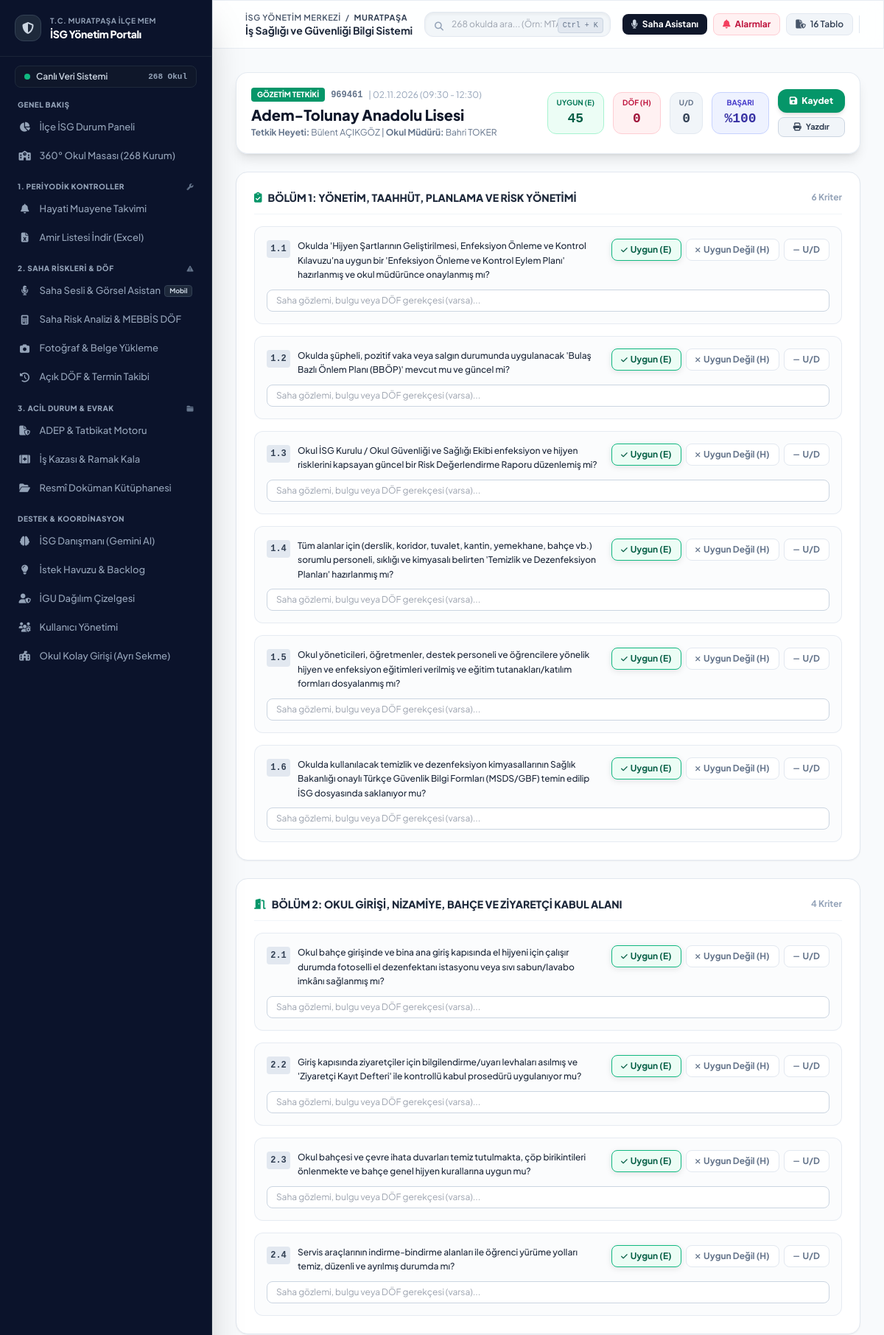
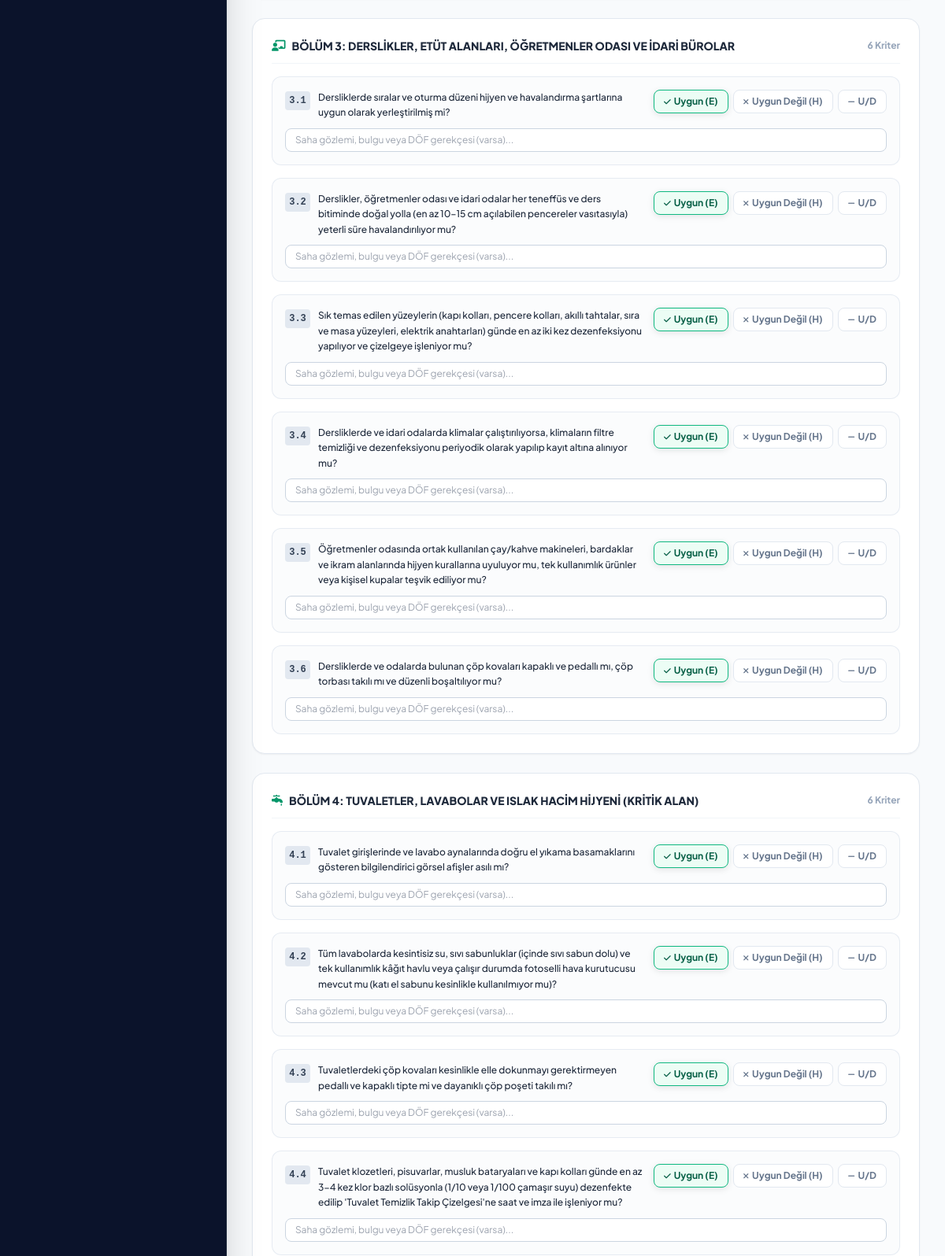
Screenshot of /okulum-temiz/form/4 (signed in, upper part) with the database file from the repository (2 pictures, top to bottom).
### tables this page shows
CREATE TABLE okulum_temiz_audits (
        id INTEGER PRIMARY KEY AUTOINCREMENT,
        school_id INTEGER REFERENCES schools(id) ON DELETE CASCADE,
        tetkik_tarihi TEXT,
        tetkik_saati TEXT DEFAULT '09:30 - 12:30',
        tetkikciler TEXT DEFAULT 'Ramazan ERYILDIZ & Havva AKSU',
        tetkik_turu TEXT DEFAULT 'Gözetim',
        kriter_sonuclari TEXT,
        dof_sayisi INTEGER DEFAULT 0,
        dof_maddeleri TEXT,
        dof_termini TEXT,
        sonuc TEXT DEFAULT 'Planlandı' CHECK(sonuc IN ('Planlandı', 'BELGE_VERILMESI_UYGUN', 'SARTLI_UYGUN_DOF', 'UYGUN_DEGIL')),
        notlar TEXT,
        created_at TIMESTAMP DEFAULT CURRENT_TIMESTAMP
    );

CREATE TABLE schools (
        id INTEGER PRIMARY KEY AUTOINCREMENT,
        kurum_kodu TEXT UNIQUE NOT NULL,
        kurum_adi TEXT NOT NULL,
        kurum_statusu TEXT,
        bagli_birim TEXT,
        kurum_turu TEXT,
        oncelik_derecesi INTEGER DEFAULT 3,
        tehlike_sinifi TEXT DEFAULT 'Az Tehlikeli',
        adres TEXT,
        telefon TEXT,
        mudur_ad_soyad TEXT,
        mudur_tel TEXT,
        isveren_vekili_ad_soyad TEXT,
        isveren_vekili_tel TEXT,
        sorumlu_uzman_id INTEGER REFERENCES users(id),
        created_at TIMESTAMP DEFAULT CURRENT_TIMESTAMP
    , portal_sifre TEXT DEFAULT 'isg2026', access_token TEXT, ogrenci_sayisi INTEGER DEFAULT 0, ogretmen_sayisi INTEGER DEFAULT 0, derslik_sayisi INTEGER DEFAULT 0, bina_sayisi INTEGER DEFAULT 1, eposta TEXT, son_veri_giris_tarihi TEXT, son_veri_giren_kisi TEXT, personel_sayisi INTEGER DEFAULT 0, aylik_hizmet_suresi_dk INTEGER DEFAULT 0, meb_olcek_puani REAL, kolluk_puani REAL, toplam_guvenlik_puani REAL, siginak_var_mi TEXT DEFAULT 'Yok', siginak_kapasite_kisi INTEGER DEFAULT 0, siginak_alan_m2 INTEGER DEFAULT 0, is_active_school INTEGER DEFAULT 1, kategori TEXT DEFAULT 'RESMI', genel_mudurluk TEXT, kademe TEXT, kolluk_sorumluluk_bolgesi TEXT DEFAULT 'Muratpaşa İlçe Emniyet Müdürlüğü', koordinat TEXT);

### app.py (the view)
@app.get("/okulum-temiz/form/{audit_id}", response_class=HTMLResponse)
def okulum_temiz_form_page(request: Request, audit_id: int):
    user = get_current_user(request)
    if not user:
        return RedirectResponse("/login", status_code=303)
    conn = get_db()
    c = conn.cursor()
    c.execute("""
        SELECT a.*, s.kurum_adi, s.kurum_kodu, s.kurum_turu, s.kademe, s.mudur_ad_soyad, s.mudur_tel
        FROM okulum_temiz_audits a
        JOIN schools s ON a.school_id = s.id
        WHERE a.id = ?
    """, (audit_id,))
    audit = c.fetchone()
    conn.close()
    if not audit:
        raise HTTPException(status_code=404, detail="Tetkik bulunamadı.")
    results = {}
    if audit['kriter_sonuclari']:
        try:
            results = json.loads(audit['kriter_sonuclari'])
        except Exception:
            results = {}
    return templates.TemplateResponse(request=request, name="okulum_temiz_form.html", context={
        "user": user,
        "audit": audit,
        "sections": OKULUM_TEMIZ_SECTIONS,
        "results": results,
        "active_page": "okulum_temiz"
    })

### templates/okulum_temiz_form.html (shortened to what this page needs)
{% extends "base.html" %}
{% block content %}
<div class="space-y-6">
    <div class="sticky top-2 z-40 bg-white/95 backdrop-blur-md rounded-2xl p-4 sm:p-5 shadow-lg border border-slate-200/90 flex flex-col md:flex-row md:items-center justify-between gap-4">
        <div>
            <div class="flex items-center gap-2">
                <span class="px-2 py-0.5 rounded text-[10px] font-extrabold uppercase bg-emerald-600 text-white">
                    {{ audit.tetkik_turu }} Tetkiki
                </span>
                <span class="text-xs font-mono text-slate-500 font-bold">{{ audit.kurum_kodu }}</span>
                <span class="text-xs text-slate-400">| {{ audit.tetkik_tarihi }} ({{ audit.tetkik_saati }})</span>
            </div>
            <h1 class="text-lg sm:text-xl font-extrabold text-slate-900 mt-1">
                {{ audit.kurum_adi }}
            </h1>
            <div class="text-xs text-slate-500 mt-0.5">
                <strong>Tetkik Heyeti:</strong> {{ audit.tetkikciler }} | <strong>Okul Müdürü:</strong> {{ audit.mudur_ad_soyad or 'Okul Müdürü' }}
            </div>
        </div>
        <div class="flex items-center gap-3">
            <div class="text-center px-3 py-1.5 rounded-xl bg-emerald-50 border border-emerald-200">
                <div class="text-[10px] uppercase font-bold text-emerald-700">Uygun (E)</div>
                <div id="countUygun" class="text-lg font-extrabold text-emerald-800 font-mono">0</div>
            </div>
            <div class="text-center px-3 py-1.5 rounded-xl bg-rose-50 border border-rose-200">
                <div class="text-[10px] uppercase font-bold text-rose-700">DÖF (H)</div>
                <div id="countDof" class="text-lg font-extrabold text-rose-800 font-mono">0</div>
            </div>
            <div class="text-center px-3 py-1.5 rounded-xl bg-slate-100 border border-slate-200">
                <div class="text-[10px] uppercase font-bold text-slate-500">U/D</div>
                <div id="countUd" class="text-lg font-extrabold text-slate-700 font-mono">0</div>
            </div>
            <div class="text-center px-4 py-1.5 rounded-xl bg-indigo-50 border border-indigo-200">
                <div class="text-[10px] uppercase font-bold text-indigo-700">Başarı</div>
                <div id="countScore" class="text-lg font-extrabold text-indigo-800 font-mono">%0</div>
            </div>
            <div class="flex flex-col gap-1.5">
                <button type="button" onclick="document.getElementById('auditForm').submit()" class="px-4 py-2 rounded-xl bg-emerald-600 hover:bg-emerald-700 text-white font-extrabold text-xs shadow-md transition">
                    <i class="fa-solid fa-save mr-1"></i> Kaydet
                </button>
                <button type="button" onclick="window.print()" class="px-3 py-1 rounded-lg bg-slate-100 hover:bg-slate-200 text-slate-700 font-bold text-[11px] border border-slate-300">
                    <i class="fa-solid fa-print mr-1"></i> Yazdır
                </button>
            </div>
        </div>
    </div>
    <form id="auditForm" method="POST" action="/okulum-temiz/kaydet/{{ audit.id }}" class="space-y-6">
        {% for sec in sections %}
        <div class="bg-white rounded-2xl p-6 shadow-sm border border-slate-200 space-y-4">
            <div class="flex items-center justify-between pb-3 border-b border-slate-100">
                <h3 class="text-sm font-extrabold text-slate-800 flex items-center gap-2">
                    <i class="fa-solid {{ sec.icon }} text-emerald-600"></i> {{ sec.title }}
                </h3>
                <span class="text-xs font-bold text-slate-400">{{ sec.questions|length }} Kriter</span>
            </div>
            <div class="space-y-4">
                {% for q_no, q_text in sec.questions %}
                {% set cur_val = results.get(q_no, {}).get('status', 'Uygun') %}
                {% set cur_note = results.get(q_no, {}).get('note', '') %}
                <div class="p-4 rounded-xl border border-slate-200/80 bg-slate-50/50 hover:bg-slate-50 transition space-y-2.5">
                    <div class="flex flex-col sm:flex-row sm:items-start justify-between gap-3">
                        <div class="flex items-start gap-2.5 flex-1">
                            <span class="w-8 h-6 rounded bg-slate-200 text-slate-700 font-mono font-bold text-xs flex items-center justify-center flex-shrink-0 mt-0.5">
                                {{ q_no }}
                            </span>
                            <span class="text-xs text-slate-800 font-medium leading-relaxed">
                                {{ q_text }}
                            </span>
                        </div>
                        <div class="flex items-center gap-1.5 flex-shrink-0">
                            <label class="cursor-pointer">
                                <span class="pill-btn px-3 py-1.5 rounded-lg border text-xs font-bold transition flex items-center gap-1">
                                    <i class="fa-solid fa-check text-[10px]"></i> Uygun (E)
                                </span>
                            </label>
                            <label class="cursor-pointer">
                                <span class="pill-btn px-3 py-1.5 rounded-lg border text-xs font-bold transition flex items-center gap-1">
                                    <i class="fa-solid fa-xmark text-[10px]"></i> Uygun Değil (H)
                                </span>
                            </label>
                            <label class="cursor-pointer">
                                <span class="pill-btn px-3 py-1.5 rounded-lg border text-xs font-bold transition flex items-center gap-1">
                                    <i class="fa-solid fa-minus text-[10px]"></i> U/D
                                </span>
                            </label>
                        </div>
                    </div>
                    <div>
                        <input type="text" name="note_{{ q_no }}" value="{{ cur_note }}" placeholder="Saha gözlemi, bulgu veya DÖF gerekçesi (varsa)..." class="w-full bg-white border border-slate-300 rounded-lg px-3 py-1.5 text-xs focus:ring-2 focus:ring-emerald-500 focus:outline-none">
                    </div>
                </div>
                {% endfor %}
            </div>
        </div>
        {% endfor %}
    </form>
</div>
{% endblock %}

### templates/base.html (style rules this page uses)
body { font-family: 'Plus Jakarta Sans', sans-serif; background-color: #f8fafc; color: #0f172a; }

### templates/okulum_temiz_form.html (style rules this page uses)
input[type="radio"]:checked + .pill-btn { box-shadow: 0 2px 8px rgba(0,0,0,0.1); }
input[value="Uygun"]:checked + .pill-btn { background-color: #ecfdf5; border-color: #10b981; color: #065f46; }
input[value="Uygun Değil"]:not(:checked) + .pill-btn { background-color: #ffffff; border-color: #e2e8f0; color: #64748b; }
input[value="U/D"]:not(:checked) + .pill-btn { background-color: #ffffff; border-color: #e2e8f0; color: #64748b; }

### rows the page displays
okulum_temiz_audits: tetkik_turu "GÖZETIM", tetkik_tarihi "02.11.2026", tetkik_saati "09:30 - 12:30", tetkikciler "Bülent AÇIKGÖZ"
schools: kurum_kodu "969461", kurum_adi "Adem-Tolunay Anadolu Lisesi", mudur_ad_soyad "Bahri TOKER"

### other values shown
{{ sec.title }} "BÖLÜM 1: YÖNETİM, TAAHHÜT, PLANLAMA VE RİSK YÖNETİMİ" "BÖLÜM 2: OKUL GİRİŞİ, NİZAMİYE, BAHÇE VE ZİYARETÇİ KABUL ALANI" "BÖLÜM 3: DERSLİKLER, ETÜT ALANLARI, ÖĞRETMENLER ODASI VE İDARİ BÜROLAR" "BÖLÜM 4: TUVALETLER, LAVABOLAR VE ISLAK HACİM HİJYENİ (KRİTİK ALAN)"
{{ sec.questions|length }} "6" "4" "6" "6"
{{ q_no }} "1.1" "1.2" "1.3" "1.4" "1.5" "1.6" "2.1" "2.2" "2.3" "2.4" "3.1" "3.2" "3.3" "3.4" "3.5" "3.6" "4.1" "4.2" "4.3" "4.4"
{{ q_text }} "Okulda 'Hijyen Şartlarının Geliştirilmesi, Enfeksiyon Önleme ve Kontrol Kılavuzu'na uygun bir 'Enfeksiyon Önleme ve Kontrol Eylem Planı' hazırlanmış ve okul müdürünce onaylanmış mı?" "Okulda şüpheli, pozitif vaka veya salgın durumunda uygulanacak 'Bulaş Bazlı Önlem Planı (BBÖP)' mevcut mu ve güncel mi?" "Okul İSG Kurulu / Okul Güvenliği ve Sağlığı Ekibi enfeksiyon ve hijyen risklerini kapsayan güncel bir Risk Değerlendirme Raporu düzenlemiş mi?" "Tüm alanlar için (derslik, koridor, tuvalet, kantin, yemekhane, bahçe vb.) sorumlu personeli, sıklığı ve kimyasalı belirten 'Temizlik ve Dezenfeksiyon Planları' hazırlanmış mı?" "Okul yöneticileri, öğretmenler, destek personeli ve öğrencilere yönelik hijyen ve enfeksiyon eğitimleri verilmiş ve eğitim tutanakları/katılım formları dosyalanmış mı?" "Okulda kullanılacak temizlik ve dezenfeksiyon kimyasallarının Sağlık Bakanlığı onaylı Türkçe Güvenlik Bilgi Formları (MSDS/GBF) temin edilip İSG dosyasında saklanıyor mu?" "Okul bahçe girişinde ve bina ana giriş kapısında el hijyeni için çalışır durumda fotoselli el dezenfektanı istasyonu veya sıvı sabun/lavabo imkânı sağlanmış mı?" "Giriş kapısında ziyaretçiler için bilgilendirme/uyarı levhaları asılmış ve 'Ziyaretçi Kayıt Defteri' ile kontrollü kabul prosedürü uygulanıyor mu?" "Okul bahçesi ve çevre ihata duvarları temiz tutulmakta, çöp birikintileri önlenmekte ve bahçe genel hijyen kurallarına uygun mu?" "Servis araçlarının indirme-bindirme alanları ile öğrenci yürüme yolları temiz, düzenli ve ayrılmış durumda mı?" "Dersliklerde sıralar ve oturma düzeni hijyen ve havalandırma şartlarına uygun olarak yerleştirilmiş mi?" "Derslikler, öğretmenler odası ve idari odalar her teneffüs ve ders bitiminde doğal yolla (en az 10–15 cm açılabilen pencereler vasıtasıyla) yeterli süre havalandırılıyor mu?" "Sık temas edilen yüzeylerin (kapı kolları, pencere kolları, akıllı tahtalar, sıra ve masa yüzeyleri, elektrik anahtarları) günde en az iki kez dezenfeksiyonu yapılıyor ve çizelgeye işleniyor mu?" "Dersliklerde ve idari odalarda klimalar çalıştırılıyorsa, klimaların filtre temizliği ve dezenfeksiyonu periyodik olarak yapılıp kayıt altına alınıyor mu?" "Öğretmenler odasında ortak kullanılan çay/kahve makineleri, bardaklar ve ikram alanlarında hijyen kurallarına uyuluyor mu, tek kullanımlık ürünler veya kişisel kupalar teşvik ediliyor mu?" "Dersliklerde ve odalarda bulunan çöp kovaları kapaklı ve pedallı mı, çöp torbası takılı mı ve düzenli boşaltılıyor mu?" "Tuvalet girişlerinde ve lavabo aynalarında doğru el yıkama basamaklarını gösteren bilgilendirici görsel afişler asılı mı?" "Tuvaletlerdeki çöp kovaları kesinlikle elle dokunmayı gerektirmeyen pedallı ve kapaklı tipte mi ve dayanıklı çöp poşeti takılı mı?"
